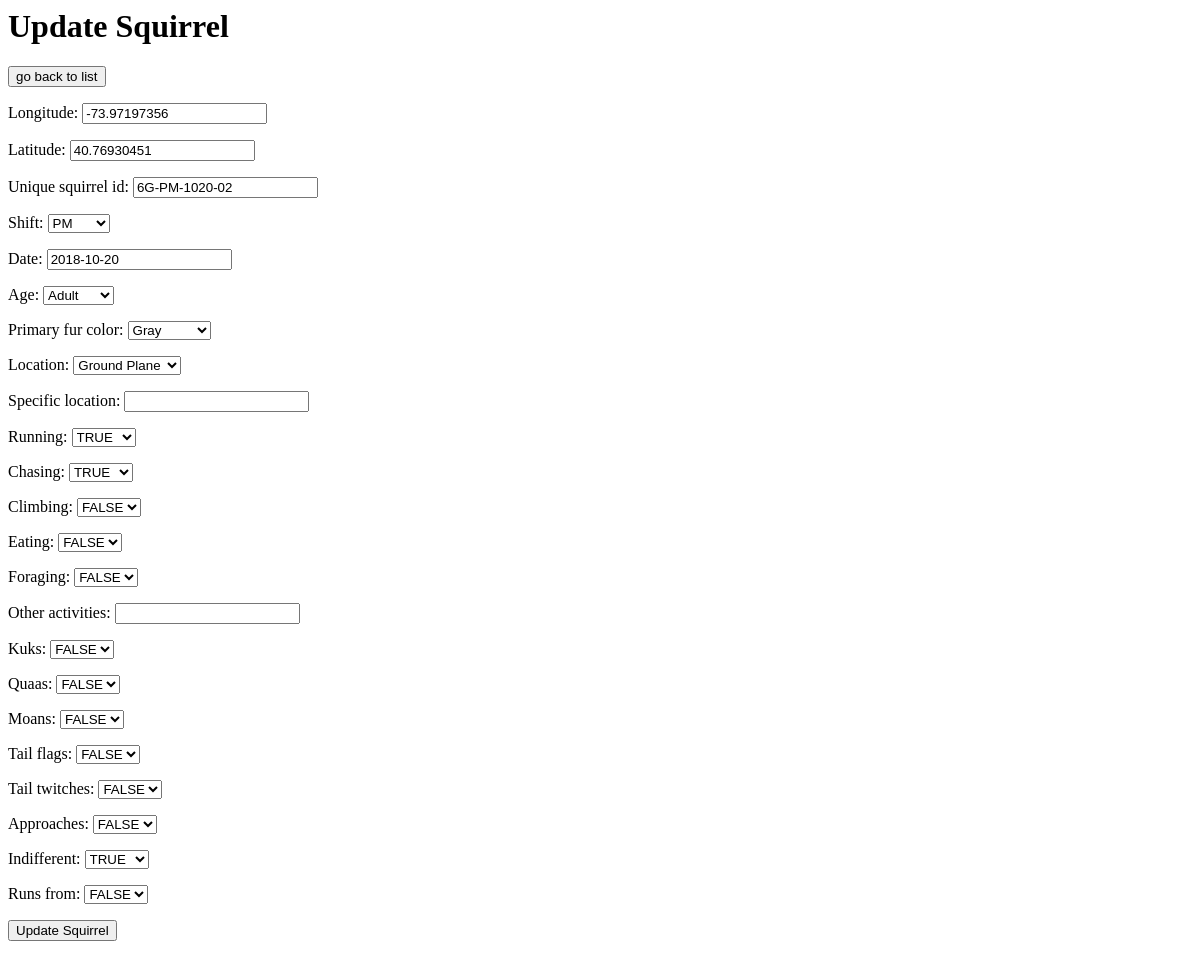
Page /sightings/6G-PM-1020-02/ on the earlier database version.
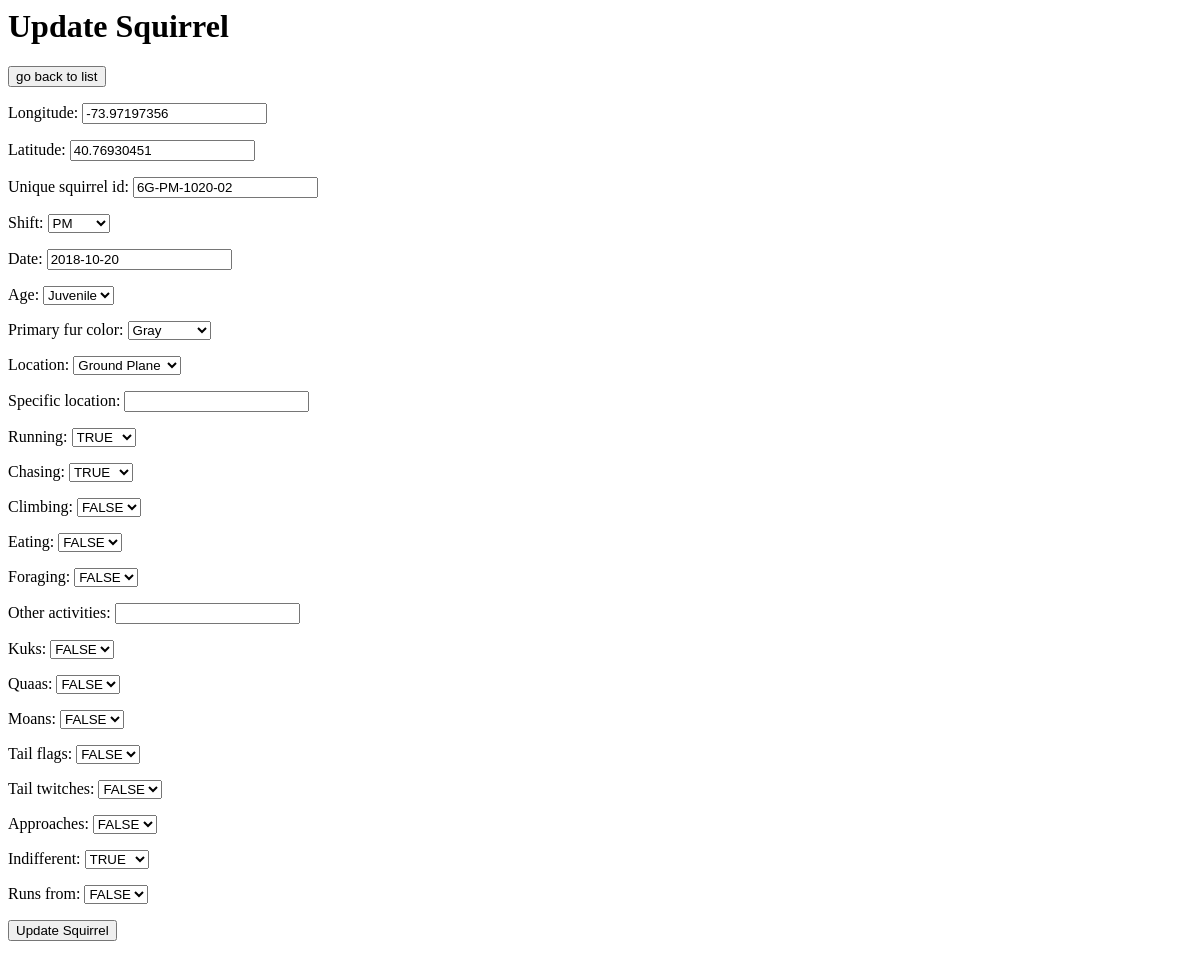
Same page on the later database version.
### sightings/models.py (models this page shows, shortened)
class Squirrel(models.Model):
    longitude = models.FloatField()
    latitude = models.FloatField()
    unique_squirrel_id = models.CharField(
        max_length=200,
        unique=True,
        primary_key=True,
    )
    Morning = 'AM'
    Afternoon = 'PM'
    OCCUR_TIME_CHOICES = [
        (Morning,'AM'),
        (Afternoon,'PM'),
    ]
    shift = models.CharField(max_length=2,choices=OCCUR_TIME_CHOICES)
    date = models.DateField()
    Adult = 'Adult'
    Juvenile = 'Juvenile'
    AGE_CHOICES = [
        (Adult,'Adult'),
        (Juvenile,'Juvenile'),
    ]
    age = models.CharField(
        max_length=20,
        choices=AGE_CHOICES,
        default=None,
        blank=True,
        null=True,
    )
    Gray = 'Gray'
    Cinnamon = 'Cinnamon'
    Black = 'Black'
    COLOR_CHOICES = [
        (Gray,'Gray'),
        (Cinnamon,'Cinnamon'),
        (Black,'Black'),
    ]
    primary_fur_color = models.CharField(
        max_length=20,
        choices=COLOR_CHOICES,
        default=None,
        blank=True,
        null=True,
    )
    A = 'Ground Plane'
    B = 'Above Ground'
    LOCATION_CHOICES = [
        (A,'Ground Plane'),
        (B,'Above Ground'),
    ]
    location = models.CharField(
        max_length=40,
        choices=LOCATION_CHOICES,
        default=None,
        blank=True,
        null=True,
    )
    specific_location = models.CharField(max_length=200,default=None,blank=True,null=True)
    T = 'TRUE'
    F = 'FALSE'
    SELECTION_CHOICE = [
        (T,'TRUE'),
        (F,'FALSE'),
    ]
    running = models.CharField(max_length=20,choices=SELECTION_CHOICE)
    chasing = models.CharField(max_length=20,choices=SELECTION_CHOICE)
    climbing = models.CharField(max_length=20,choices=SELECTION_CHOICE)
    eating = models.CharField(max_length=20,choices=SELECTION_CHOICE)
    foraging = models.CharField(max_length=20,choices=SELECTION_CHOICE)
    other_activities = models.CharField(max_length=200,default=None,blank=True,null=True)
    kuks = models.CharField(max_length=20,choices=SELECTION_CHOICE)
    quaas = models.CharField(max_length=20,choices=SELECTION_CHOICE)
    moans = models.CharField(max_length=20,choices=SELECTION_CHOICE)
    tail_flags = models.CharField(max_length=20,choices=SELECTION_CHOICE)
    tail_twitches = models.CharField(max_length=20,choices=SELECTION_CHOICE)
    approaches = models.CharField(max_length=20,choices=SELECTION_CHOICE)
    indifferent = models.CharField(max_length=20,choices=SELECTION_CHOICE)
    runs_from = models.CharField(max_length=20,choices=SELECTION_CHOICE)

### sightings/views.py (the view)
# urls.py: path('<unique_squirrel_id>/',views.update,name='update'),
def update(request,unique_squirrel_id):
    obj= get_object_or_404(Squirrel, pk=unique_squirrel_id)
    if request.method == 'POST':
        form = SquirrelForm(request.POST, instance= obj)
        context= {'form': form}
        if form.is_valid():
            obj= form.save(commit= False)
            obj.save()
            messages.success(request, "You have successfully updated the squirrel sighting")
            context= {'form': form}
            return render(request,'sightings/update.html' , context)
        else:
            context= {'form': form,
                      'error': 'The form was not updated successfully. Please enter in valid info'}
            return render(request,'sightings/update.html' , context)
    else:
        form = SquirrelForm(instance= obj)
        return render(request,'sightings/update.html' , {'form': form})

### sightings/forms.py
class SquirrelForm(ModelForm):
    class Meta:
        model = Squirrel
        fields = '__all__'

### sightings/templates/sightings/update.html (shortened to what this page needs)
<html>
<head>
</head>
<body>
<h1>Update Squirrel</h1>
<a href="/sightings/"><input type="submit" value="go back to list"/></a>
<form action="" method="POST">
{{ form.as_p }}
<a href=""><input type="submit" onclick="return confirm('Are you sure?')" value="Update Squirrel"></a>
</form>
<br/><br/>
</body>
</html>

Differences in the rows shown:
changed Squirrel "6G-PM-1020-02": age "Adult" → "Juvenile"
